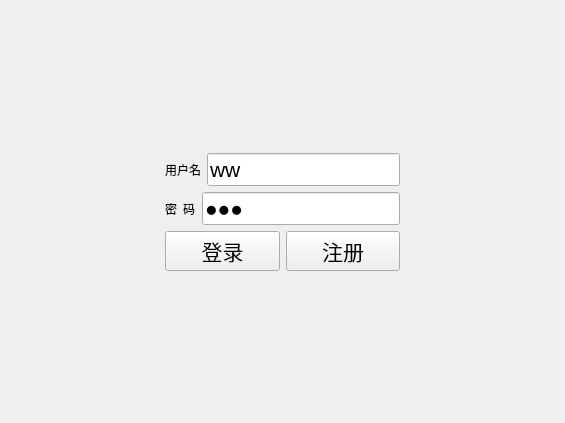
<?xml version="1.0" encoding="UTF-8"?>
<ui version="4.0">
 <class>Widget</class>
 <widget class="QWidget" name="Widget">
  <property name="geometry">
   <rect>
    <x>0</x>
    <y>0</y>
    <width>565</width>
    <height>423</height>
   </rect>
  </property>
  <property name="font">
   <font>
    <family>Arial</family>
    <pointsize>16</pointsize>
   </font>
  </property>
  <property name="windowTitle">
   <string>Widget</string>
  </property>
  <layout class="QGridLayout" name="gridLayout">
   <item row="1" column="1">
    <widget class="QWidget" name="widget" native="true">
     <layout class="QVBoxLayout" name="verticalLayout">
      <item>
       <layout class="QHBoxLayout" name="horizontalLayout">
        <item>
         <widget class="QLabel" name="label">
          <property name="font">
           <font>
            <family>SimSun</family>
            <pointsize>9</pointsize>
           </font>
          </property>
          <property name="text">
           <string>用户名</string>
          </property>
         </widget>
        </item>
        <item>
         <widget class="QLineEdit" name="lineEdit">
          <property name="text">
           <string>ww</string>
          </property>
         </widget>
        </item>
       </layout>
      </item>
      <item>
       <layout class="QHBoxLayout" name="horizontalLayout_2">
        <item>
         <widget class="QLabel" name="label_2">
          <property name="font">
           <font>
            <family>SimSun</family>
            <pointsize>9</pointsize>
           </font>
          </property>
          <property name="text">
           <string>密  码</string>
          </property>
         </widget>
        </item>
        <item>
         <widget class="QLineEdit" name="lineEdit_2">
          <property name="font">
           <font>
            <family>Arial</family>
            <pointsize>16</pointsize>
           </font>
          </property>
          <property name="text">
           <string>123</string>
          </property>
          <property name="echoMode">
           <enum>QLineEdit::Password</enum>
          </property>
         </widget>
        </item>
       </layout>
      </item>
      <item>
       <layout class="QHBoxLayout" name="horizontalLayout_3">
        <item>
         <widget class="QPushButton" name="pushButton">
          <property name="text">
           <string>登录</string>
          </property>
         </widget>
        </item>
        <item>
         <widget class="QPushButton" name="pushButton_2">
          <property name="text">
           <string>注册</string>
          </property>
         </widget>
        </item>
       </layout>
      </item>
     </layout>
    </widget>
   </item>
   <item row="2" column="1">
    <spacer name="verticalSpacer_2">
     <property name="orientation">
      <enum>Qt::Vertical</enum>
     </property>
     <property name="sizeHint" stdset="0">
      <size>
       <width>20</width>
       <height>40</height>
      </size>
     </property>
    </spacer>
   </item>
   <item row="1" column="0">
    <spacer name="horizontalSpacer">
     <property name="orientation">
      <enum>Qt::Horizontal</enum>
     </property>
     <property name="sizeHint" stdset="0">
      <size>
       <width>40</width>
       <height>20</height>
      </size>
     </property>
    </spacer>
   </item>
   <item row="0" column="1">
    <spacer name="verticalSpacer">
     <property name="orientation">
      <enum>Qt::Vertical</enum>
     </property>
     <property name="sizeHint" stdset="0">
      <size>
       <width>20</width>
       <height>40</height>
      </size>
     </property>
    </spacer>
   </item>
   <item row="1" column="2">
    <spacer name="horizontalSpacer_2">
     <property name="orientation">
      <enum>Qt::Horizontal</enum>
     </property>
     <property name="sizeHint" stdset="0">
      <size>
       <width>40</width>
       <height>20</height>
      </size>
     </property>
    </spacer>
   </item>
  </layout>
 </widget>
 <resources/>
 <connections/>
</ui>
